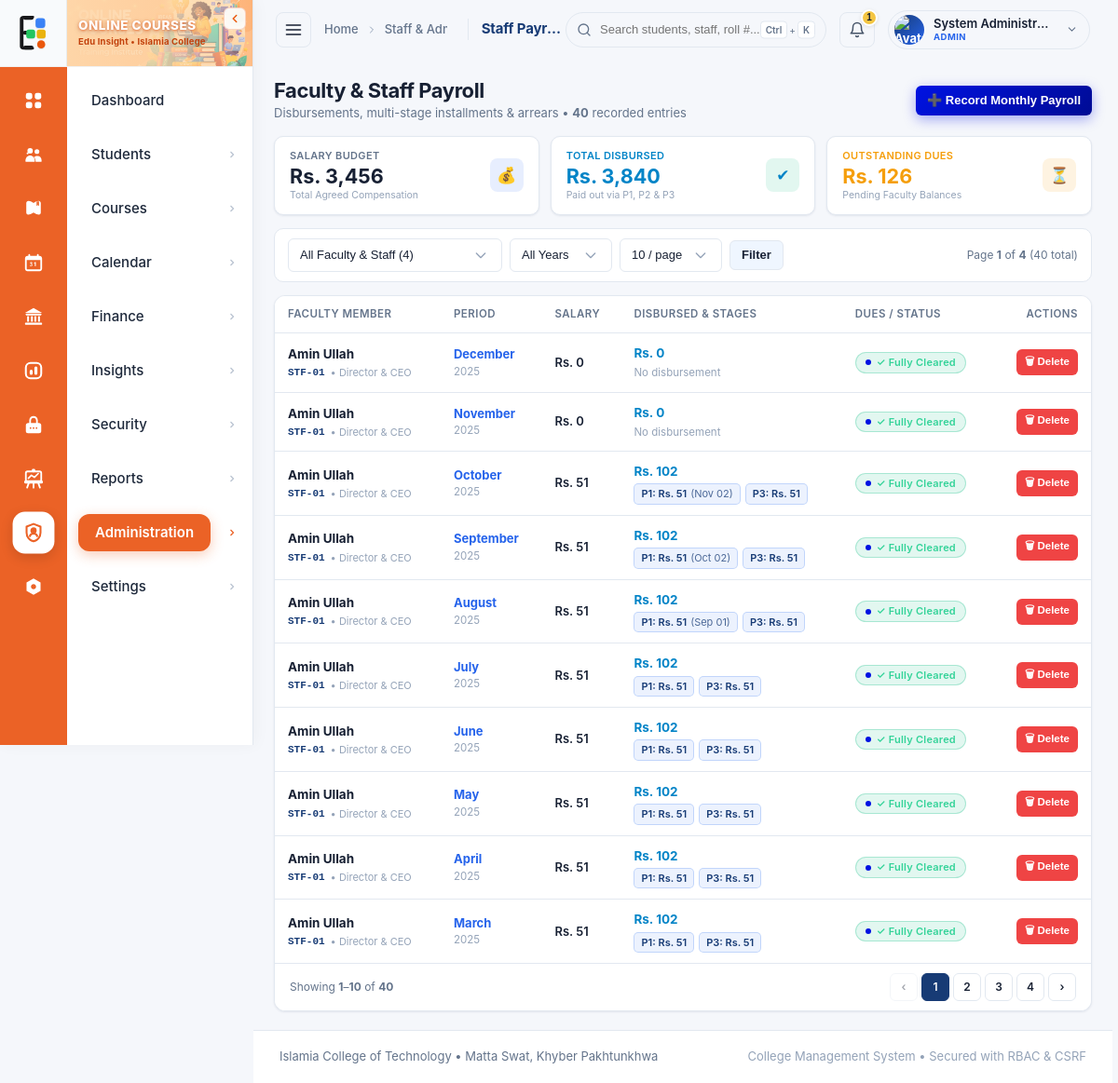
Screenshot of /modules/payroll/index.php (signed in) with the database file from the repository.
### tables this page shows
CREATE TABLE `staff_payroll` (
    `id` INT AUTO_INCREMENT PRIMARY KEY,
    `staff_id` INT NOT NULL,
    `month_name` VARCHAR(30) NOT NULL,
    `year_num` INT NOT NULL,
    `salary_agreed` DECIMAL(10,2) NOT NULL DEFAULT 0.00,
    `installment_p1` DECIMAL(10,2) NOT NULL DEFAULT 0.00,
    `date_p1` DATE NULL,
    `installment_p2` DECIMAL(10,2) NOT NULL DEFAULT 0.00,
    `date_p2` DATE NULL,
    `installment_p3` DECIMAL(10,2) NOT NULL DEFAULT 0.00,
    `date_p3` DATE NULL,
    `total_paid` DECIMAL(10,2) NOT NULL DEFAULT 0.00,
    `dues` DECIMAL(10,2) NOT NULL DEFAULT 0.00,
    `created_at` TIMESTAMP DEFAULT CURRENT_TIMESTAMP,
    CONSTRAINT `fk_payroll_staff` FOREIGN KEY (`staff_id`) REFERENCES `staff_members` (`id`) ON DELETE RESTRICT
);

CREATE TABLE `staff_members` (
    `profile_photo` VARCHAR(255) NULL,
    `salary_type` VARCHAR(20) NOT NULL DEFAULT 'fixed',
    `salary_percentage` DECIMAL(5,2) NOT NULL DEFAULT 0.00,

    `id` INT AUTO_INCREMENT PRIMARY KEY,
    `staff_code` VARCHAR(50) NOT NULL UNIQUE,
    `full_name` VARCHAR(150) NOT NULL,
    `designation` VARCHAR(100) NOT NULL,
    `phone` VARCHAR(30) NULL,
    `base_salary` DECIMAL(10,2) NOT NULL DEFAULT 0.00,
    `is_active` BOOLEAN NOT NULL DEFAULT TRUE,
    `created_at` TIMESTAMP DEFAULT CURRENT_TIMESTAMP
);

### modules/payroll/index.php (the view, shortened to what this page needs)
<?php
$pdo = Database::getConnection();
$whereConditions = [];
$params = [];
$where = !empty($whereConditions) ? "WHERE " . implode(" AND ", $whereConditions) : "";
$countStmt = $pdo->prepare("
    SELECT COUNT(*) as total_count,
           COALESCE(SUM(p.salary_agreed), 0) as total_budget,
           COALESCE(SUM(p.total_paid), 0) as total_paid_out,
           COALESCE(SUM(p.dues), 0) as total_outstanding
    FROM staff_payroll p
    {$where}
");
$countStmt->execute($params);
$totals = $countStmt->fetch(PDO::FETCH_ASSOC);
$totalRecords     = (int)($totals['total_count'] ?? 0);
$totalBudget      = (float)($totals['total_budget'] ?? 0);
$totalPaidOut     = (float)($totals['total_paid_out'] ?? 0);
$totalOutstanding = (float)($totals['total_outstanding'] ?? 0);
$perPage = max(5, min(50, (int)($_GET['per_page'] ?? 10)));
$page = max(1, (int)($_GET['page'] ?? 1));
$totalPages = max(1, (int)ceil($totalRecords / $perPage));
$offset = ($page - 1) * $perPage;
$stmt = $pdo->prepare("
    SELECT p.*, s.full_name, s.staff_code, s.designation
    FROM staff_payroll p
    JOIN staff_members s ON p.staff_id = s.id
    {$where}
    ORDER BY p.year_num DESC, p.id DESC
    LIMIT {$perPage} OFFSET {$offset}
");
$stmt->execute($params);
$payrollRecords = $stmt->fetchAll();
$staffList = $pdo->query("SELECT id, staff_code, full_name, base_salary, salary_type, salary_percentage, designation FROM staff_members ORDER BY full_name ASC")->fetchAll();
require_once __DIR__ . '/../../includes/header.php';
?>
<div class="payroll-hero">
    <div>
        <h1 class="page-title" style="font-size:22px;margin:0 0 2px 0;">Faculty &amp; Staff Payroll</h1>
        <p class="page-breadcrumb" style="margin:0;">Disbursements, multi-stage installments &amp; arrears &bull; <strong><?= $totalRecords ?></strong> recorded entries</p>
    </div>
    <div style="display:flex;gap:8px;align-items:center;">
        <button type="button" class="btn btn-primary btn-sm" onclick="openModal('addPayrollModal')">
            <span>➕ Record Monthly Payroll</span>
        </button>
    </div>
</div>
<div class="payroll-metrics-bar">
    <div class="metric-box">
        <div>
            <div class="lbl">Salary Budget</div>
            <div class="val">Rs. <?= number_format($totalBudget, 0) ?></div>
            <div class="sub">Total Agreed Compensation</div>
        </div>
        <div class="icon-wrap" style="background:rgba(21,94,239,0.1);color:var(--primary);">💰</div>
    </div>
    <div class="metric-box">
        <div>
            <div class="lbl" style="color:var(--accent-emerald);">Total Disbursed</div>
            <div class="val" style="color:var(--accent-emerald);">Rs. <?= number_format($totalPaidOut, 0) ?></div>
            <div class="sub">Paid out via P1, P2 &amp; P3</div>
        </div>
        <div class="icon-wrap" style="background:rgba(16,185,129,0.12);color:var(--accent-emerald);">✔</div>
    </div>
    <div class="metric-box">
        <div>
            <div class="lbl" style="color:var(--accent-amber);">Outstanding Dues</div>
            <div class="val" style="color:var(--accent-amber);">Rs. <?= number_format($totalOutstanding, 0) ?></div>
            <div class="sub">Pending Faculty Balances</div>
        </div>
        <div class="icon-wrap" style="background:rgba(245,158,11,0.12);color:var(--accent-amber);">⏳</div>
    </div>
</div>
<div class="payroll-controls-bar">
    <form method="GET" action="" class="payroll-filter-form">
        <select name="staff_id" class="form-control" style="width:230px;">
            <option value="">All Faculty &amp; Staff (<?= count($staffList) ?>)</option>
        </select>
        <select name="year" class="form-control" style="width:110px;">
            <option value="">All Years</option>
        </select>
        <select name="per_page" class="form-control" style="width:110px;" onchange="this.form.submit()">
            <option value="10" <?= $perPage === 10 ? 'selected' : '' ?>>10 / page</option>
        </select>
        <button type="submit" class="btn btn-glass btn-sm">Filter</button>
    </form>
    <div style="font-size:12px;color:var(--text-muted);">
        Page <strong><?= $page ?></strong> of <strong><?= $totalPages ?></strong> (<?= $totalRecords ?> total)
    </div>
</div>
<div class="payroll-card-fit">
    <div class="table-responsive" style="border:none;border-radius:0;">
        <table class="payroll-table">
            <thead>
                <tr>
                    <th>Faculty Member</th>
                    <th>Period</th>
                    <th>Salary</th>
                    <th>Disbursed &amp; Stages</th>
                    <th>Dues / Status</th>
                    <th style="text-align:right;">Actions</th>
                </tr>
            </thead>
            <tbody>
                <?php if (empty($payrollRecords)): ?>
                    <tr>
                        <td colspan="6" style="text-align:center;padding:32px;color:var(--text-muted);">
                            No payroll records found matching the criteria.
                        </td>
                    </tr>
                <?php else: ?>
                    <?php foreach ($payrollRecords as $p): ?>
                        <?php
                            $hasP1 = (float)$p['installment_p1'] > 0;
                            $hasP2 = (float)$p['installment_p2'] > 0;
                            $hasP3 = (float)$p['installment_p3'] > 0;
                            $isCleared = (float)$p['dues'] <= 0;
                        ?>
                        <tr>
                            <td>
                                <div style="font-weight:700;color:var(--text-primary);font-size:13.5px;"><?= htmlspecialchars($p['full_name']) ?></div>
                                <div style="display:flex;gap:6px;align-items:center;margin-top:2px;">
                                    <span style="font-family:monospace;font-size:11px;color:var(--primary);font-weight:600;"><?= htmlspecialchars($p['staff_code']) ?></span>
                                    <span style="font-size:11px;color:var(--text-dim);">&bull; <?= htmlspecialchars($p['designation'] ?: 'Faculty') ?></span>
                                </div>
                            </td>
                            <td>
                                <strong style="color:var(--primary-light);font-size:13px;"><?= htmlspecialchars($p['month_name']) ?></strong>
                                <div style="font-size:11.5px;color:var(--text-dim);"><?= (int)$p['year_num'] ?></div>
                            </td>
                            <td>
                                <div style="font-weight:600;">Rs. <?= number_format((float)$p['salary_agreed'], 0) ?></div>
                            </td>
                            <td>
                                <div style="font-weight:700;color:var(--accent-emerald);font-size:13.5px;margin-bottom:3px;">
                                    Rs. <?= number_format((float)$p['total_paid'], 0) ?>
                                </div>
                                <div style="display:flex;gap:5px;flex-wrap:wrap;align-items:center;">
                                    <?php if ($hasP1): ?>
                                        <span class="stage-pill" title="P1: Rs. <?= number_format($p['installment_p1'], 0) ?><?= $p['date_p1'] ? ' on ' . date('d M Y', strtotime($p['date_p1'])) : '' ?>">
                                            P1: Rs. <?= number_format($p['installment_p1'], 0) ?>
                                            <?php if ($p['date_p1']): ?><span style="opacity:0.75;font-weight:normal;">(<?= date('M d', strtotime($p['date_p1'])) ?>)</span><?php endif; ?>
                                        </span>
                                    <?php endif; ?>
                                    <?php if ($hasP3): ?>
                                        <span class="stage-pill" title="P3: Rs. <?= number_format($p['installment_p3'], 0) ?><?= $p['date_p3'] ? ' on ' . date('d M Y', strtotime($p['date_p3'])) : '' ?>">
                                            P3: Rs. <?= number_format($p['installment_p3'], 0) ?>
                                        </span>
                                    <?php endif; ?>
                                    <?php if (!$hasP1 && !$hasP2 && !$hasP3): ?>
                                        <span style="font-size:11.5px;color:var(--text-dim);">No disbursement</span>
                                    <?php endif; ?>
                                </div>
                            </td>
                            <td>
                                <?php if ($isCleared): ?>
                                    <span class="status-badge badge-active" style="font-size:11px;">✓ Fully Cleared</span>
                                <?php endif; ?>
                            </td>
                            <td style="text-align:right;">
                                <button type="button" class="btn btn-danger btn-sm" onclick="confirmDeletePayroll(<?= $p['id'] ?>)" title="Delete Payroll Record" style="padding:4px 9px;min-height:28px;font-size:11.5px;">
                                    🗑 Delete
                                </button>
                            </td>
                        </tr>
                    <?php endforeach; ?>
                <?php endif; ?>
            </tbody>
        </table>
    </div>
    <?php if ($totalRecords > 0): ?>
        <div class="payroll-pagination">
            <div style="color:var(--text-muted);">
                Showing <strong><?= $offset + 1 ?></strong>–<strong><?= min($offset + $perPage, $totalRecords) ?></strong> of <strong><?= $totalRecords ?></strong>
            </div>
            <?php if ($totalPages > 1): ?>
                <?php
                    $qsParams = $_GET;
                    $makePageUrl = function($pageNum) use ($qsParams) {
                        $qsParams['page'] = $pageNum;
                        return '?' . http_build_query($qsParams);
                    };
                ?>
                <div style="display:flex;gap:4px;align-items:center;">
                    <a href="<?= $page > 1 ? $makePageUrl($page - 1) : '#' ?>" class="pg-link <?= $page <= 1 ? 'disabled' : '' ?>">
                        &lsaquo;
                    </a>
                    <?php
                        $startP = max(1, $page - 2);
                        $endP   = min($totalPages, $page + 2);
                        for ($pNum = $startP; $pNum <= $endP; $pNum++) {
                            $activeClass = $pNum === $page ? 'active' : '';
                            echo '<a href="' . $makePageUrl($pNum) . '" class="pg-link ' . $activeClass . '">' . $pNum . '</a>';
                        }
                        if ($endP < $totalPages) {
                            echo '<a href="' . $makePageUrl($totalPages) . '" class="pg-link">' . $totalPages . '</a>';
                        }
                    ?>
                    <a href="<?= $page < $totalPages ? $makePageUrl($page + 1) : '#' ?>" class="pg-link <?= $page >= $totalPages ? 'disabled' : '' ?>">
                        &rsaquo;
                    </a>
                </div>
            <?php endif; ?>
        </div>
    <?php endif; ?>
</div>
<?php require_once __DIR__ . '/../../includes/footer.php'; ?>

### rows the page displays
staff_payroll: staff.full_name "Amin Ullah", staff.staff_code "STF-01", staff.designation "Director & CEO", month_name "December", year_num "2025", salary_agreed "0", total_paid "0", installment_p1 "No disbursement", dues "✓ Fully Cleared"
staff_payroll: staff.full_name "Amin Ullah", staff.staff_code "STF-01", staff.designation "Director & CEO", month_name "November", year_num "2025", salary_agreed "0", total_paid "0", installment_p1 "No disbursement", dues "✓ Fully Cleared"
staff_payroll: staff.full_name "Amin Ullah", staff.staff_code "STF-01", staff.designation "Director & CEO", month_name "October", year_num "2025", salary_agreed "51", total_paid "102", installment_p1 "51", date_p1 "Nov 02", installment_p3 "51", dues "✓ Fully Cleared"
staff_payroll: staff.full_name "Amin Ullah", staff.staff_code "STF-01", staff.designation "Director & CEO", month_name "September", year_num "2025", salary_agreed "51", total_paid "102", installment_p1 "51", date_p1 "Oct 02", installment_p3 "51", dues "✓ Fully Cleared"
staff_payroll: staff.full_name "Amin Ullah", staff.staff_code "STF-01", staff.designation "Director & CEO", month_name "August", year_num "2025", salary_agreed "51", total_paid "102", installment_p1 "51", date_p1 "Sep 01", installment_p3 "51", dues "✓ Fully Cleared"
staff_payroll: staff.full_name "Amin Ullah", staff.staff_code "STF-01", staff.designation "Director & CEO", month_name "July", year_num "2025", salary_agreed "51", total_paid "102", installment_p1 "51", installment_p3 "51", dues "✓ Fully Cleared"
staff_payroll: staff.full_name "Amin Ullah", staff.staff_code "STF-01", staff.designation "Director & CEO", month_name "June", year_num "2025", salary_agreed "51", total_paid "102", installment_p1 "51", installment_p3 "51", dues "✓ Fully Cleared"
staff_payroll: staff.full_name "Amin Ullah", staff.staff_code "STF-01", staff.designation "Director & CEO", month_name "May", year_num "2025", salary_agreed "51", total_paid "102", installment_p1 "51", installment_p3 "51", dues "✓ Fully Cleared"
staff_payroll: staff.full_name "Amin Ullah", staff.staff_code "STF-01", staff.designation "Director & CEO", month_name "April", year_num "2025", salary_agreed "51", total_paid "102", installment_p1 "51", installment_p3 "51", dues "✓ Fully Cleared"
staff_payroll: staff.full_name "Amin Ullah", staff.staff_code "STF-01", staff.designation "Director & CEO", month_name "March", year_num "2025", salary_agreed "51", total_paid "102", installment_p1 "51", installment_p3 "51", dues "✓ Fully Cleared"

### other values shown
$item['label'] "Dashboard"
$item['label'] "Students"
$item['label'] "Courses"
$item['label'] "Calendar"
$item['label'] "Finance"
$item['label'] "Insights"
$item['label'] "Security"
$item['label'] "Reports"
$item['label'] "Administration"
$item['label'] "Settings"
$crumb['label'] "Home"
$crumb['label'] "Staff & A…"
$pageTitle "Staff Payr…"
$notifCount "1"
$currentUser['full_name'] "System Administr…"
